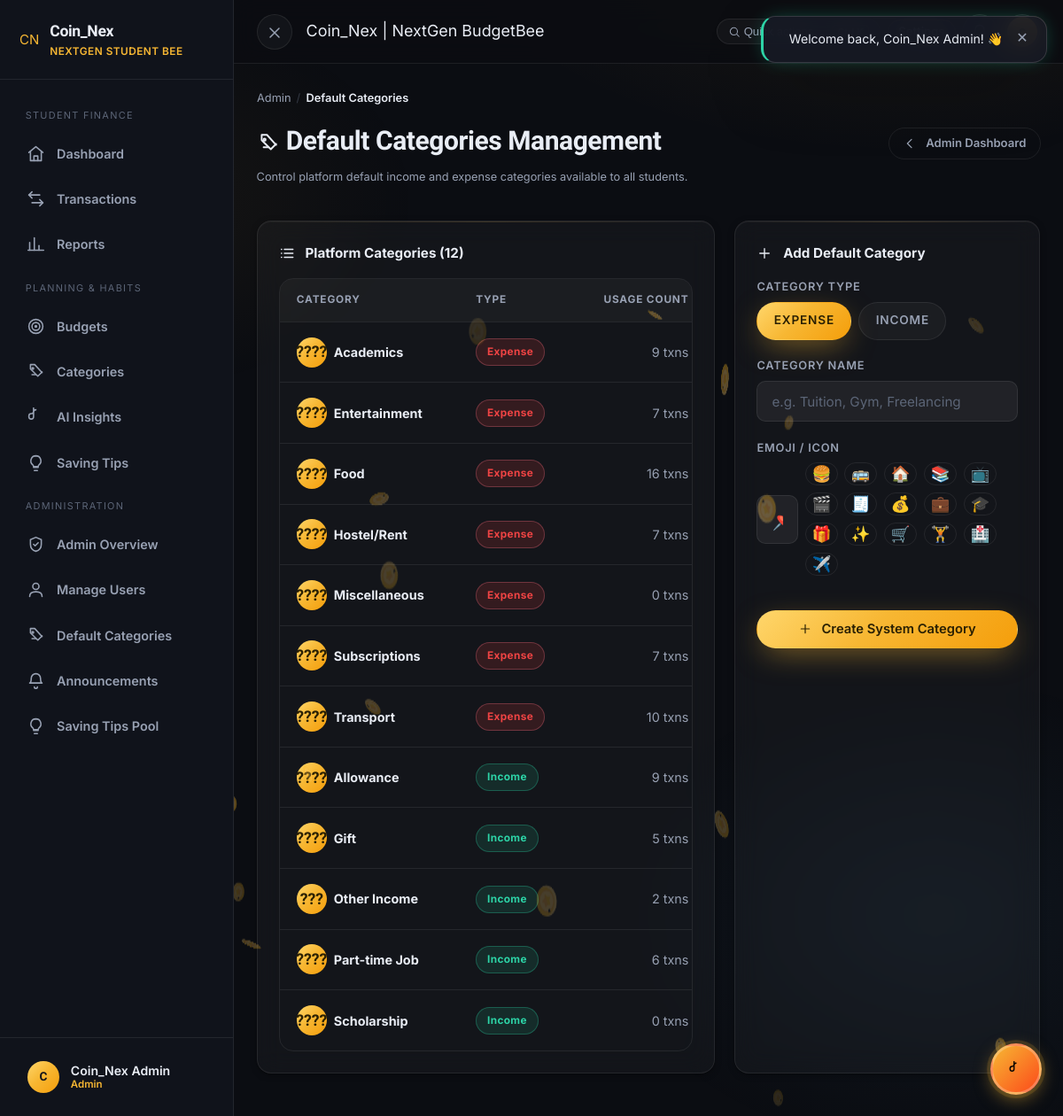
The app's page /admin/categories (signed in) with its own data.
### tables this page shows
CREATE TABLE `categories` (
  `category_id` int(10) UNSIGNED NOT NULL,
  `name` varchar(60) NOT NULL,
  `type` enum('income','expense') NOT NULL,
  `icon` varchar(40) NOT NULL DEFAULT '????',
  `is_default` tinyint(1) NOT NULL DEFAULT 0,
  `user_id` int(10) UNSIGNED DEFAULT NULL COMMENT 'Owner when personal; NULL for system defaults',
  `created_at` datetime NOT NULL DEFAULT current_timestamp()
);

### app/controllers/AdminController.php (called while the page is built, shortened)
<?php
final class AdminController
{
    public function categories(): void
    {
        $defaultCategories = Database::fetchAll(
            'SELECT c.*, COUNT(t.transaction_id) AS usage_count
               FROM categories c
               LEFT JOIN transactions t ON t.category_id = c.category_id
              WHERE c.is_default = 1
              GROUP BY c.category_id
              ORDER BY c.type DESC, c.name ASC'
        );
        require VIEWS_PATH . '/layouts/app-layout.php';
    }
}

### app/core/App.php (called while the page is built, shortened)
<?php
final class App
{
    public static function run(): void
    {
        $path = Helper::basePathUri();
        $segments = $path === '/' ? [] : array_values(array_filter(explode('/', $path), static fn ($s) => $s !== ''));
        [$controllerClass, $methodSegment, $paramOffset] = self::resolve($segments);
        $params = array_slice($segments, $paramOffset);
        $controller = new $controllerClass();
        $controller->{$methodSegment}(...array_values($params));
    }
    private static function resolve(array $segments): array
    {
        $slug = $segments[0] ?? 'home';
        $controller = preg_replace('/[^a-zA-Z0-9_]/', '', $slug);
        $method     = preg_replace('/[^a-zA-Z0-9_]/', '', $segments[1] ?? 'index');
        return [ucfirst($controller) . 'Controller', $method, 2];
    }
}

### public/index.php (called while the page is built, shortened)
<?php
require dirname(__DIR__) . '/config/config.php';
App::run();

### config/config.php (called while the page is built, shortened)
<?php
spl_autoload_register(static function (string $class): void {
    $map = [
        APP_PATH . '/core',
        APP_PATH . '/controllers',
        APP_PATH . '/models',
    ];
    foreach ($map as $dir) {
        $file = $dir . '/' . $class . '.php';
        if (is_file($file)) {
            return;
        }
    }
});

### app/core/Database.php (called while the page is built, shortened)
<?php
final class Database
{
    private static ?PDO $pdo = null;
    public static function pdo(): PDO
    {
        if (self::$pdo === null) {
            $dsn = 'mysql:host=' . DB_HOST . ';dbname=' . DB_NAME . ';charset=' . DB_CHARSET;
            self::$pdo = new PDO($dsn, DB_USER, DB_PASS, [
                PDO::ATTR_ERRMODE            => PDO::ERRMODE_EXCEPTION,
                PDO::ATTR_DEFAULT_FETCH_MODE => PDO::FETCH_ASSOC,
                PDO::ATTR_EMULATE_PREPARES   => false,
            ]);
        }
        return self::$pdo;
    }
    public static function run(string $sql, array $params = []): PDOStatement
    {
        $stmt = self::pdo()->prepare($sql);
        $stmt->execute($params);
        return $stmt;
    }
    public static function fetchAll(string $sql, array $params = []): array
    {
        return self::run($sql, $params)->fetchAll();
    }
}

### app/views/pages/admin/categories.php (the view, shortened to what this page needs)
<div class="flex between wrap gap-2 items-center mb-3">
    <div>
        <div class="breadcrumbs"><a href="<?= Helper::url('admin') ?>">Admin</a><span class="sep">/</span><span class="current">Default Categories</span></div>
        <h1><?= Helper::icon('tags', '26') ?> Default Categories Management</h1>
        <p class="muted small">Control platform default income and expense categories available to all students.</p>
    </div>
    <div class="flex gap-1 wrap">
        <a href="<?= Helper::url('admin') ?>" class="btn btn-ghost btn-sm"><?= Helper::icon('chevron-left', '15') ?> Admin Dashboard</a>
    </div>
</div>
<div class="stagger" style="display:grid;grid-template-columns:1.5fr 1fr;gap:1.4rem;">
    <div class="card animate-up">
        <div class="card-title"><?= Helper::icon('list', '18') ?> Platform Categories (<?= count($defaultCategories) ?>)</div>
        <div class="table-wrap">
            <table class="table">
                <thead>
                    <tr>
                        <th>Category</th>
                        <th>Type</th>
                        <th style="text-align:right;">Usage Count</th>
                    </tr>
                </thead>
                <tbody>
                <?php if (empty($defaultCategories)): ?>
                    <tr><td colspan="4" class="text-center muted" style="padding:2rem;">No default categories found.</td></tr>
                <?php else: foreach ($defaultCategories as $cat): ?>
                    <tr>
                        <td>
                            <div class="flex items-center gap-1">
                                <span class="avatar-circle" style="width:34px;height:34px;font-size:1.1rem;flex:none;"><?= Helper::e($cat['icon']) ?></span>
                                <span class="bold"><?= Helper::e($cat['name']) ?></span>
                            </div>
                        </td>
                        <td>
                            <span class="badge <?= $cat['type'] === 'income' ? 'badge-success' : 'badge-danger' ?>"><?= ucfirst($cat['type']) ?></span>
                        </td>
                        <td style="text-align:right;" class="muted">
                            <?= (int) $cat['usage_count'] ?> txns
                        </td>
                    </tr>
                <?php endforeach; endif; ?>
                </tbody>
            </table>
        </div>
    </div>
    <div class="card animate-up" style="animation-delay:.05s;">
        <div class="card-title"><?= Helper::icon('plus', '18') ?> Add Default Category</div>
        <form method="post" action="<?= Helper::url('admin/categoryAdd') ?>">
            <div class="field">
                <label>Category Type</label>
                <div class="pill-select">
                    <label class="pill active"><input type="radio" name="type" value="expense" checked> Expense</label>
                    <label class="pill"><input type="radio" name="type" value="income"> Income</label>
                </div>
            </div>
            <div class="field">
                <label>Category Name</label>
                <input type="text" name="name" class="input" placeholder="e.g. Tuition, Gym, Freelancing" required minlength="2" maxlength="50">
            </div>
            <div class="field">
                <label>Emoji / Icon</label>
                <div class="flex gap-1 items-center">
                    <input type="text" name="icon" id="new-icon-input" class="input" value="📌" style="width:70px;text-align:center;font-size:1.4rem;" required maxlength="10">
                    <div class="flex gap-1 wrap">
                        <?php foreach (['🍔','🚌','🏠','📚','📺','🎬','🧾','💰','💼','🎓','🎁','✨','🛒','🏋️','🏥','✈️'] as $em): ?>
                        <button type="button" class="btn btn-ghost btn-sm" style="padding:.2rem .4rem;font-size:1.1rem;" onclick="document.getElementById('new-icon-input').value='<?= $em ?>'"><?= $em ?></button>
                        <?php endforeach; ?>
                    </div>
                </div>
            </div>
            <button type="submit" class="btn btn-primary btn-block mt-3"><?= Helper::icon('plus', '16') ?> Create System Category</button>
        </form>
    </div>
</div>

### records on screen
categories: icon "????", name "Academics", type "Expense", usage_count "9"
categories: icon "????", name "Entertainment", type "Expense", usage_count "7"
categories: icon "????", name "Food", type "Expense", usage_count "16"
categories: icon "????", name "Hostel/Rent", type "Expense", usage_count "7"
categories: icon "????", name "Miscellaneous", type "Expense", usage_count "0"
categories: icon "????", name "Subscriptions", type "Expense", usage_count "7"
categories: icon "????", name "Transport", type "Expense", usage_count "10"
categories: icon "????", name "Allowance", type "Income", usage_count "9"
categories: icon "????", name "Gift", type "Income", usage_count "5"
categories: icon "???", name "Other Income", type "Income", usage_count "2"
categories: icon "????", name "Part-time Job", type "Income", usage_count "6"
categories: icon "????", name "Scholarship", type "Income", usage_count "0"

### other values on screen
Helper::e(APP_NAME) "Coin_Nex"
$label "Dashboard"
$label "Transactions"
$label "Reports"
$label "Budgets"
$label "Categories"
$label "AI Insights"
$label "Saving Tips"
$label "Admin Overview Manage Users Default Categories Announcements Saving Tips Pool"
Helper::e(mb_strtoupper(mb_substr($currentUser['name'] ?? 'U', 0, 1))) "C"
Helper::e($currentUser['name'] ?? 'User') "Coin_Nex Admin"
Helper::e($currentUser['role'] ?? 'student') "Admin"
Helper::e($pageTitle) "Coin_Nex | NextGen BudgetBee"
count($defaultCategories) "12"
$em "🍔"
